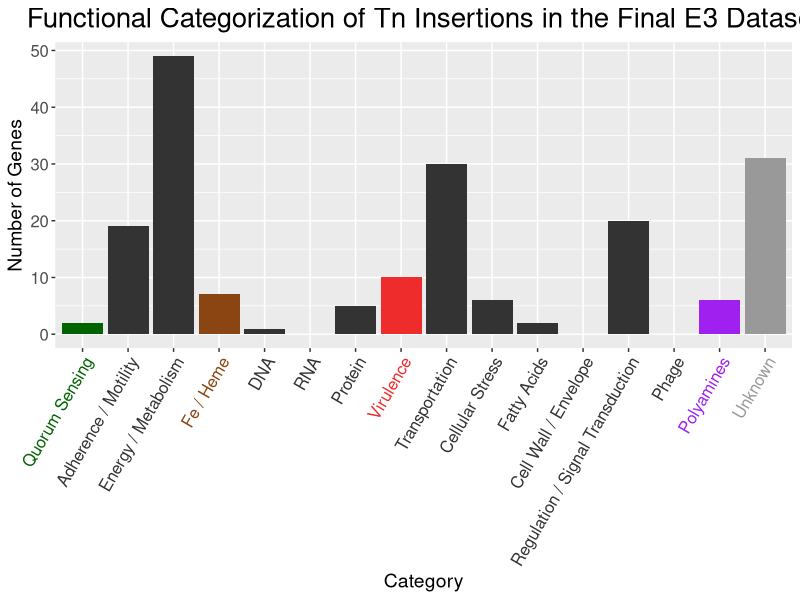

Source code (R):
## BCB546 Final Project


setwd("~/Desktop/BCB546_FinalProject")
library(tidyverse)

TableS1A <- read.csv("TableS1A-edited.csv", header = TRUE)
TableS1A$Category.f <- as.factor(TableS1A$Category)
TableS1A$Category.n <- as.numeric(TableS1A$Category)


CategoryCounts <- count(TableS1A, Category, wt = NULL, sort = FALSE, name = "count")
ZeroCountCategories <- data.frame(c(6, 12, 14),
                                  c(0, 0, 0))
names(ZeroCountCategories) <- c("Category", "count")

AllCategoryCounts <- rbind(CategoryCounts, ZeroCountCategories)
AllCategoryCounts$Category.f <- as.factor(AllCategoryCounts$Category)
AllCategoryCounts$Category.n <- as.numeric(AllCategoryCounts$Category)

AllSorted <- AllCategoryCounts[order(AllCategoryCounts$Category.n),]

#Renaming the categories from numbers into the name of the category
AllSorted$Category[ AllSorted$Category.f == 1] = "Quorum Sensing"
AllSorted$Category[ AllSorted$Category.f == 2] = "Adherence / Motility"
AllSorted$Category[ AllSorted$Category.f == 3] = "Energy / Metabolism"
AllSorted$Category[ AllSorted$Category.f == 4] = "Fe / Heme"
AllSorted$Category[ AllSorted$Category.f == 5] = "DNA"
AllSorted$Category[ AllSorted$Category.f == 6] = "RNA"
AllSorted$Category[ AllSorted$Category.f == 7] = "Protein"
AllSorted$Category[ AllSorted$Category.f == 8] = "Virulence"
AllSorted$Category[ AllSorted$Category.f == 9] = "Transportation"
AllSorted$Category[ AllSorted$Category.f == 10] = "Cellular Stress"
AllSorted$Category[ AllSorted$Category.f == 11] = "Fatty Acids"
AllSorted$Category[ AllSorted$Category.f == 12] = "Cell Wall / Envelope"
AllSorted$Category[ AllSorted$Category.f == 13] = "Regulation / Signal Transduction"
AllSorted$Category[ AllSorted$Category.f == 14] = "Phage"
AllSorted$Category[ AllSorted$Category.f == 15] = "Polyamines"
AllSorted$Category[ AllSorted$Category.f == 16] = "Unknown"


#R's default is to sort alphabetically, but making a list of the order I want everything to be in will override that
category_order <- c("Quorum Sensing", "Adherence / Motility", "Energy / Metabolism", 
                    "Fe / Heme", "DNA", "RNA", "Protein", "Virulence", "Transportation",
                    "Cellular Stress", "Fatty Acids", "Cell Wall / Envelope",
                    "Regulation / Signal Transduction", "Phage", "Polyamines", "Unknown")

#Figure3A in the paper color coded their bars by function. This list is each of these colors in the order the categories will be in
color_order <- c("darkgreen", "grey20", "grey20", "chocolate4", "grey20", "grey20", "grey20", 
                 "firebrick2", "grey20", "grey20", "grey20", "grey20", "grey20", "grey20", 
                 "purple", "grey60")


#The chunk of code that will form the final plot
ggplot(data = AllSorted, aes(x=factor(Category, level = category_order), y=count)) + 
         geom_col(mapping = aes(x=factor(Category, level = category_order), y=count), 
                  fill=color_order)  + 
                    xlab('Category') + ylab('Number of Genes') +
         ggtitle("Functional Categorization of Tn Insertions in the Final E3 Dataset") + 
         labs(fill = "") + 
         theme(axis.text.x = element_text(size = 12, angle = 60, vjust = 1, hjust = 1, color=color_order),
               axis.text.y = element_text(size = 12), 
               axis.title.y = element_text(size = 14), 
               axis.title.x = element_text(size = 14),
               plot.title = element_text(size =20, hjust = 0.5))
